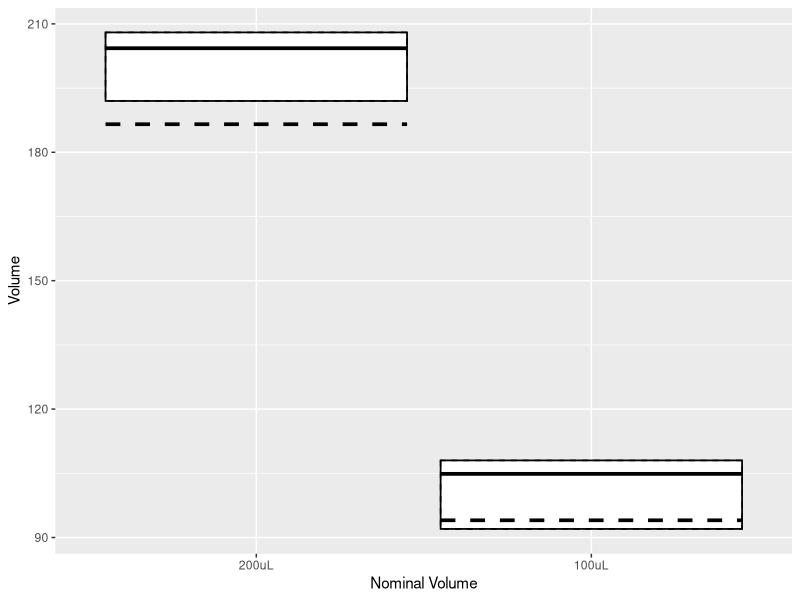
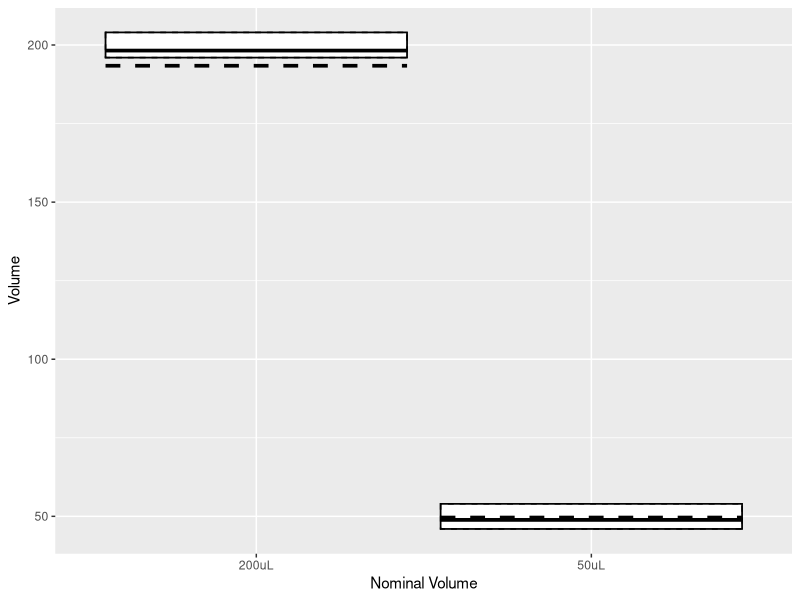
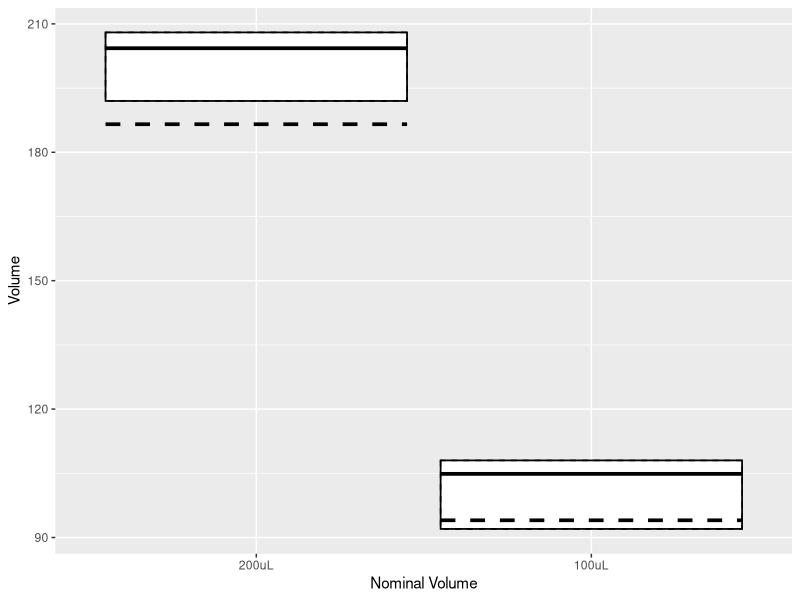

The R script that drew these images, in order:
# ISO 1000-100
ISO_1000uL <- read.csv(file='1000uL_ISO.csv', sep=',')
eppendorf_1000 <- read.csv(file='eppendorf-1000-analyzed.csv', sep=',')
printed_analyzed <- read.csv(file='printed_analyzed.csv', sep=',')
ISO_plot_1000 = c(printed_analyzed[1:4,"Mean"])
ISO_plot_1000 = as.data.frame(ISO_plot_1000)
colnames(ISO_plot_1000) <- c("Printed")
ISO_plot_1000$ plus = ISO_1000uL[1:4,"plus"]
ISO_plot_1000$ minus = ISO_1000uL[1:4,"minus"]
ISO_plot_1000$ commercial = eppendorf_1000[1:4,"Mean"]
ISO_plot_1000$ nominal <- c("1000uL", "500uL", "200uL", "100uL")
#ISO_plot_1000$nominal <- as.character(ISO_plot_1000$nominal)
ISO_plot_1000$nominal <- factor(ISO_plot_1000$nominal, levels=unique(ISO_plot_1000$nominal))


library(ggplot2)
ggplot(ISO_plot_1000[3:4,], aes(x=nominal, ymin = `minus`, 
                                ymax = `plus`, lower = `minus`, 
                                upper = `plus`, middle = `commercial`)) + 
  geom_boxplot(stat = 'identity') +
  xlab('Nominal Volume') + 
  ylab('Volume') +
  geom_crossbar(aes(y = `commercial`), linetype = 1)+
  geom_crossbar(aes(y = `Printed`), linetype = 2)


#ISO 300
ISO_300uL <- read.csv(file='300uL_ISO.csv', sep=',')
commercial_analyzed <- read.csv(file='commercial_analyzed.csv', sep=',')
ISO_plot_300 = commercial_analyzed["Mean"]
#ISO_plot_300 = as.data.frame(ISO_mean)
ISO_plot_300$ nominal <- c("200uL", "50uL", "20uL", "10uL")
ISO_plot_300$ nominal <- factor(ISO_plot_300$ nominal, levels=unique(ISO_plot_300$nominal))
ISO_plot_300$ printed = printed_analyzed[6:9,"Mean"]
ISO_plot_300$ plus = ISO_300uL[1:4,"plus"]
ISO_plot_300$ minus = ISO_300uL[1:4,"minus"]

library(ggplot2)
ggplot(ISO_plot_300[1:2,], aes(x=nominal,ymin = `minus`, 
              ymax = `plus`, lower = `minus`, 
              upper = `plus`, middle = `Mean`)) + 
  geom_boxplot(stat = 'identity') +
  xlab('Nominal Volume') + 
  ylab('Volume') +
  geom_crossbar(aes(y = `Mean` ), color='black', linetype = 1)+
  geom_crossbar(aes(y = `printed`), linetype = 2)

# ISO 100
ISO_100uL <- read.csv(file='100uL_ISO.csv', sep=',')
#eppendorf_1000 <- read.csv(file='eppendorf-1000-analyzed.csv', sep=',')
printed_analyzed <- read.csv(file='printed_analyzed.csv', sep=',')
ISO_plot_1000 = c(printed_analyzed[1:4,"Mean"])
ISO_plot_1000 = as.data.frame(ISO_plot_1000)
colnames(ISO_plot_1000) <- c("Printed")
ISO_plot_1000$ plus = ISO_1000uL[1:4,"plus"]
ISO_plot_1000$ minus = ISO_1000uL[1:4,"minus"]
ISO_plot_1000$ commercial = eppendorf_1000[1:4,"Mean"]
ISO_plot_1000$ nominal <- c("1000uL", "500uL", "200uL", "100uL")
#ISO_plot_1000$nominal <- as.character(ISO_plot_1000$nominal)
ISO_plot_1000$nominal <- factor(ISO_plot_1000$nominal, levels=unique(ISO_plot_1000$nominal))


library(ggplot2)
ggplot(ISO_plot_1000[3:4,], aes(x=nominal, ymin = `minus`, 
                                ymax = `plus`, lower = `minus`, 
                                upper = `plus`, middle = `commercial`)) + 
  geom_boxplot(stat = 'identity') +
  xlab('Nominal Volume') + 
  ylab('Volume') +
  geom_crossbar(aes(y = `commercial`), linetype = 1)+
  geom_crossbar(aes(y = `Printed`), linetype = 2)

